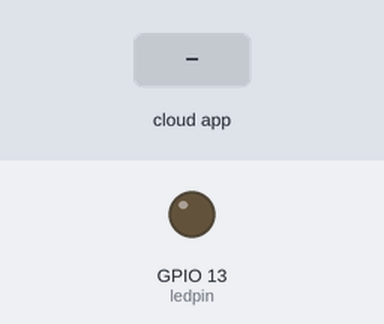
This sketch was run on a simulated ESP32. Parts: output pins drawn as LEDs (lit = HIGH). The test bench sets the inputs (shaded band). WiFi joins after 1.5 s; servers stay silent unless stated; the local clock reads 2024-03-15 10:24:30 at power-on unless the sketch sets it; the Firebase database answers and starts empty; web services answer with replies made up by the test bench; what the sketch prints to the serial monitor is not drawn.

Above: at 4.8 s.
4.9 s: the phone or cloud app sets LED_STATUS to ON
At 6.8 s:
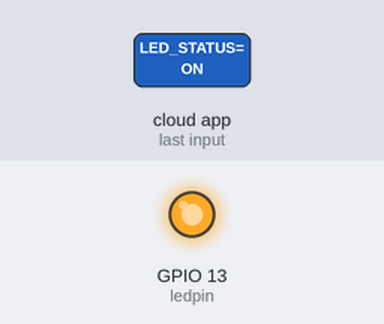
7.1 s: the phone or cloud app sets LED_STATUS to OFF
At 7.7 s:
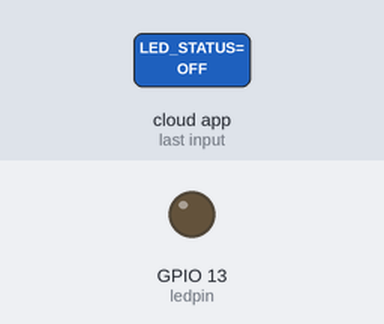
Timing chart, 0 to 10.1 s (numbered marks = the images above; inputs shaded):
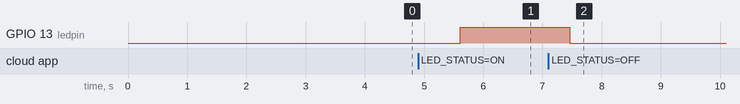

The sketch:

Firebase.ino
```cpp
#include <WiFi.h>                                 // esp32 library
#include <FirebaseESP32.h>                        // firebase library
#include <HTTPClient.h>
#include <ArduinoJson.h>

#define FIREBASE_HOST "esp32-test-70549.firebaseio.com/"  // the project name address from firebase id
#define FIREBASE_AUTH "47T5yQFxpumI3jppODDnmQSnAMBXSh9U4AUyuw07"                          // the secret key generated from firebase
#define WIFI_SSID "epistek"                               // input your home or public wifi name
#define WIFI_PASSWORD "9542353260"                        // password of wifi ssid

#define WEATHER_API_URL "https://api.weather.gov/points/{latitude},{longitude}";
#define TIME_API_URL "http://worldtimeapi.org/api/timezone/{timezone}";

String weatherApiUrl = "";
String forecastApiUrl = "";
String timeApiUrl = "";
String fireString = "";                                          // led status received from firebase
int ledpin = 13;

//Define FirebaseESP32 data object
FirebaseData firebaseData;

void setup() {
  Serial.begin(115200);
  delay(1000);
  pinMode(ledpin, OUTPUT);
  WiFi.begin(WIFI_SSID, WIFI_PASSWORD);                          // try to connect with wifi

  Serial.print("Connecting to ");
  Serial.print(WIFI_SSID);
  while (WiFi.status() != WL_CONNECTED) {
    Serial.print(".");
    delay(500);
  }

  Serial.println();
  Serial.print("Connected to ");
  Serial.println(WIFI_SSID);
  Serial.print("IP Address is : ");
  Serial.println(WiFi.localIP());                                // print local IP address
  Firebase.begin(FIREBASE_HOST, FIREBASE_AUTH);                  // connect to firebase
  Firebase.reconnectWiFi(true);
  Firebase.set(firebaseData, "/LED_STATUS", "OFF");              // set initial string of "OFF"
  Firebase.set(firebaseData, "/WIFI_SSID", WIFI_SSID);
  Firebase.set(firebaseData, "/IP_ADDRESS", IpAddress2String(WiFi.localIP()));

  weatherApiUrl = WEATHER_API_URL;
  Firebase.get(firebaseData, "/_USER_LATITUDE");
  fireString = firebaseData.stringData();
  weatherApiUrl.replace("{latitude}", fireString);
  Firebase.get(firebaseData, "/_USER_LONGITUDE");
  fireString = firebaseData.stringData();
  weatherApiUrl.replace("{longitude}", fireString);
  Serial.println(weatherApiUrl);

  DynamicJsonDocument doc = GetApiJson(weatherApiUrl, 10000);
  if (!doc.isNull()) {
    const char* forecastUrl = doc["properties"]["forecast"];
    Serial.println(forecastUrl);
    forecastApiUrl = String(forecastUrl);
  } else {
    Serial.println("Error retrieving weather forecast Url");
  }
  timeApiUrl = TIME_API_URL;
  Firebase.get(firebaseData, "/_USER_TIMEZONE");
  fireString = firebaseData.stringData();
  timeApiUrl.replace("{timezone}", fireString);
  Serial.println(timeApiUrl);
}

void loop() {

  Firebase.get(firebaseData, "/LED_STATUS");                     // get led status input from firebase
  fireString = firebaseData.stringData();                        // change to e.g. intData() or boolData()
  //Serial.println(fireString);

  if (fireString == "ON") {                    // compare the input of led status received from firebase
    Serial.println("Led Turned ON");
    digitalWrite(ledpin, HIGH);                // make output led ON
  }

  else if (fireString == "OFF") {              // compare the input of led status received from firebase
    Serial.println("Led Turned OFF");
    digitalWrite(ledpin, LOW);                 // make output led OFF
  }

  else {
    Serial.println("Please send ON/OFF");
  }

  DynamicJsonDocument doc = GetApiJson(forecastApiUrl, 20000);
  if (!doc.isNull()) {
    const int temp = doc["properties"]["periods"][0]["temperature"];
    const char* unit = doc["properties"]["periods"][0]["temperatureUnit"];
    const char* forecast = doc["properties"]["periods"][0]["shortForecast"];

    Serial.print("Current Temperature is ");
    Serial.print(temp);
    Serial.print(unit);

    Firebase.set(firebaseData, "/TEMPERATURE", String(temp) + unit);
    Firebase.set(firebaseData, "/FORECAST", forecast);
  } else {
    Serial.println("Error retrieving weather information");
  }

  DynamicJsonDocument docTime = GetApiJson(timeApiUrl, 10000);
  if (!docTime.isNull()) {
    const char* currentTime = docTime["datetime"];
    const long unixTime = docTime["unixtime"];
    Serial.print(currentTime);
    Serial.print(String(unixTime));
    Firebase.set(firebaseData, "/CURRENT_TIME", currentTime);
    Firebase.set(firebaseData, "/CURRENT_UNIXTIME", String(unixTime));
  } else {
    Serial.println("Error retrieving current time");
  }

  delay(1000);                                 // not strictly necessary
}

String IpAddress2String(const IPAddress& ipAddress)
{
  return String(ipAddress[0]) + String(".") + \
         String(ipAddress[1]) + String(".") + \
         String(ipAddress[2]) + String(".") + \
         String(ipAddress[3])  ;
}

DynamicJsonDocument GetApiJson(String endpoint, int bufferSize)
{
  if ((WiFi.status() == WL_CONNECTED)) { //Check the current connection status

    HTTPClient http;
    http.begin(endpoint);       //Specify the URL
    int httpCode = http.GET();  //Make the request

    if (httpCode = 200) {         //Check for the returning code
      String payload = http.getString();
      //Serial.println(httpCode);
      //Serial.println(payload);

      DynamicJsonDocument doc(bufferSize); // Create a buffer of bufferSize bytes
      // Deserialize the JSON document
      DeserializationError error = deserializeJson(doc, payload);

      // Test if parsing succeeds.
      if (error) {
        Serial.print(F("deserializeJson() failed: "));
        Serial.println(error.c_str());
      }
      http.end();           //Free the resources
      return doc;
    }
    else {
      Serial.println("Error on HTTP request");
    }
    http.end();             //Free the resources
  }
  DynamicJsonDocument docEmpty(1);
  return docEmpty;
}
```

Measured:
- after the input at 4.9 s, GPIO 13 (ledpin): LOW → HIGH after 0.71 s
- after the input at 7.1 s, GPIO 13 (ledpin): HIGH → LOW after 0.36 s
